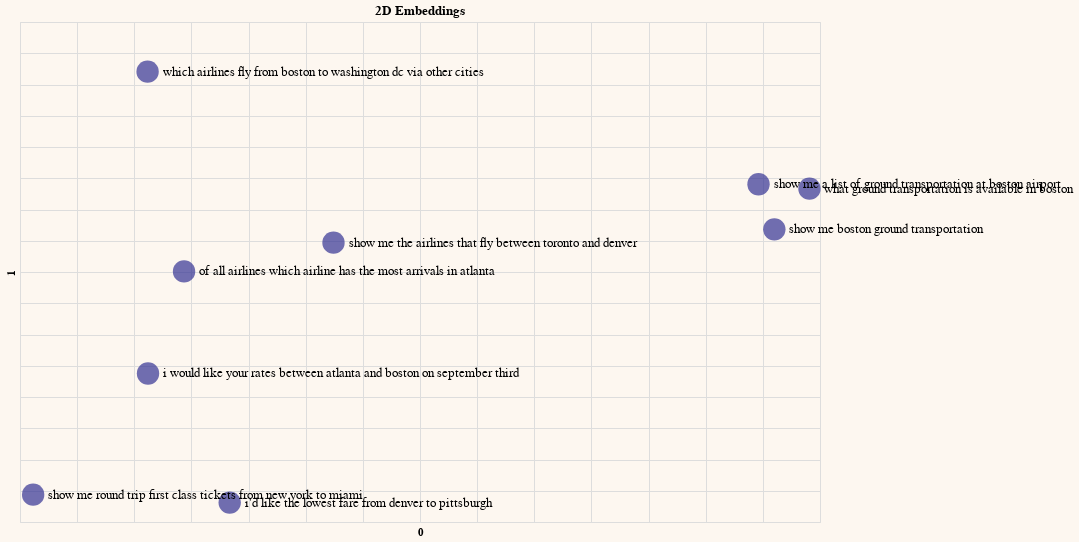

Write notebook code for a chart like this one.
### Code cell
# Reduce embeddings to 2 principal components to aid visualization
embeds_pc2 = get_pc(embeds,2)

# Add the principal components to dataframe
df_pc2 = pd.concat([df, pd.DataFrame(embeds_pc2)], axis=1)

# Plot the 2D embeddings on a chart
df_pc2.columns = df_pc2.columns.astype(str)
generate_chart(df_pc2.iloc[:sample],'0','1',title='2D Embeddings')

### Figure 1 — Vega-Lite specification as saved in the notebook (floating-point values rounded to 4 significant figures; data arrays with more than 128 entries replaced by an {"elided": "..."} marker saying what was removed)
{"config": {"view": {"continuousWidth": 400, "continuousHeight": 300}, "background": "#FDF7F0", "legend": {"labelFontSize": 18, "orient": "bottom", "titleFontSize": 18}}, "layer": [{"mark": {"type": "circle", "size": 500}, "encoding": {"color": {"value": "#333293"}, "tooltip": [{"field": "query", "type": "nominal"}], "x": {"axis": {"domain": false, "labels": false, "ticks": false}, "field": "0", "scale": {"zero": false}, "type": "quantitative"}, "y": {"axis": {"domain": false, "labels": false, "ticks": false}, "field": "1", "scale": {"zero": false}, "type": "quantitative"}}}, {"mark": {"type": "text", "align": "left", "baseline": "middle", "color": "black", "dx": 15, "size": 13}, "encoding": {"color": {"value": "black"}, "text": {"field": "query", "type": "nominal"}, "tooltip": [{"field": "query", "type": "nominal"}], "x": {"axis": {"domain": false, "labels": false, "ticks": false}, "field": "0", "scale": {"zero": false}, "type": "quantitative"}, "y": {"axis": {"domain": false, "labels": false, "ticks": false}, "field": "1", "scale": {"zero": false}, "type": "quantitative"}}}], "data": {"name": "data-dc74db984adda70707b486483fe68b81"}, "height": 500, "title": "2D Embeddings", "width": 800, "$schema": "https://vega.github.io/schema/vega-lite/v4.17.0.json", "datasets": {"data-dc74db984adda70707b486483fe68b81": [{"query": " which airlines fly from boston to washington dc via other cities", "query_embeds": {"elided": "384 float values"}, "0": -0.1884, "1": 0.5206}, {"query": " show me the airlines that fly between toronto and denver", "query_embeds": {"elided": "384 float values"}, "0": -0.02569, "1": 0.247}, {"query": " show me round trip first class tickets from new york to miami", "query_embeds": {"elided": "384 float values"}, "0": -0.2885, "1": -0.1562}, {"query": " i'd like the lowest fare from denver to pittsburgh", "query_embeds": {"elided": "384 float values"}, "0": -0.1165, "1": -0.1689}, {"query": " show me a list of ground transportation at boston airport", "query_embeds": {"elided": "384 float values"}, "0": 0.3462, "1": 0.3404}, {"query": " show me boston ground transportation", "query_embeds": {"elided": "384 float values"}, "0": 0.3601, "1": 0.2682}, {"query": " of all airlines which airline has the most arrivals in atlanta", "query_embeds": {"elided": "384 float values"}, "0": -0.1565, "1": 0.2009}, {"query": " what ground transportation is available in boston", "query_embeds": {"elided": "384 float values"}, "0": 0.3908, "1": 0.3333}, {"query": " i would like your rates between atlanta and boston on september third", "query_embeds": {"elided": "384 float values"}, "0": -0.188, "1": 0.03763}]}}
